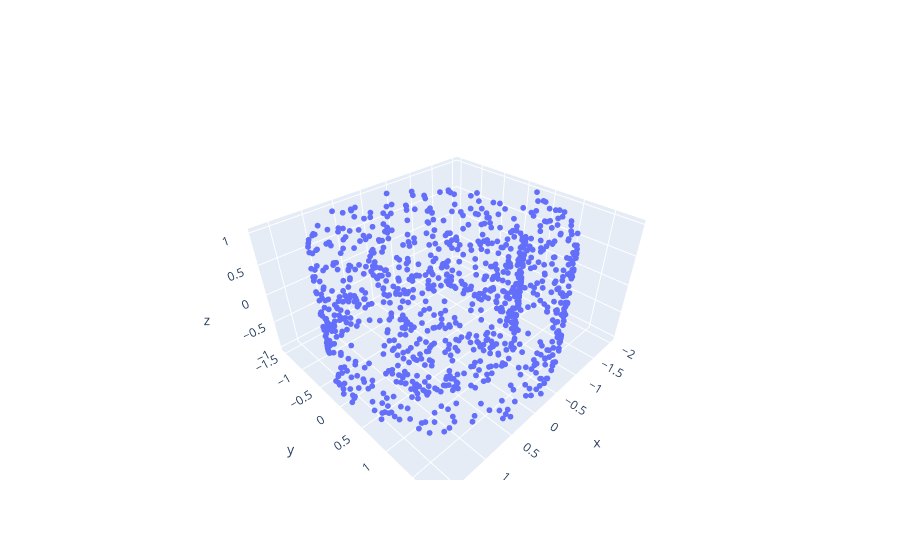

The notebook cell saved with this chart:
### Markdown cell above
Use ISOMAP on some swiss roll data `X` generated below.

### Code cell
import plotly
import plotly.graph_objects as go

def swiss_roll(n):
    """
    generates swiss roll on n points
    """
    X = np.random.rand(n,2)
    r = 1 + X[:,0]
    theta = 3*np.pi*X[:,0]
    return np.hstack((
        (r*np.cos(theta)).reshape(-1,1),
        (r*np.sin(theta)).reshape(-1,1),
        (2*X[:,1] - 1).reshape(-1,1)
    ))
    
X = swiss_roll(1000)

fig = go.Figure(data=[go.Scatter3d(x=X[:,0], y=X[:,1], z=X[:,2],
                                   mode='markers',
                                  marker=dict(
                                      size=2
                                  ))])
fig.show()

### Figure 1 — Plotly figure (JSON) as saved in the notebook; plotly's stock layout.template omitted (floating-point values rounded to 4 significant figures; data arrays with more than 128 entries replaced by an {"elided": "..."} marker saying what was removed)
{"data": [{"marker": {"size": 2}, "mode": "markers", "type": "scatter3d", "x": {"elided": "1000 float values"}, "y": {"elided": "1000 float values"}, "z": {"elided": "1000 float values"}}], "layout": {}}
